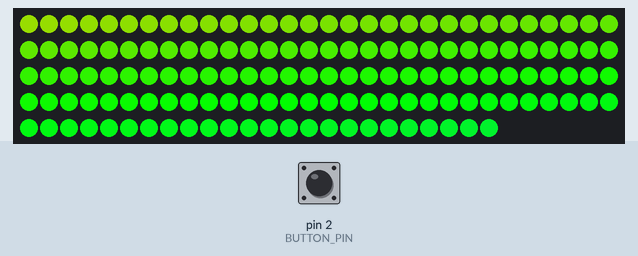
Bench run of a sketch on a simulated Arduino Uno, built with avr-gcc and run on an emulated ATmega328P. Parts: 144 RGB LEDs in strip order, left to right, continuing on the next row. The inputs (shaded band) are chosen by the test bench; at power-on: pin 2 (BUTTON_PIN) LOW.

Above: at 1.2 s.
1.3 s: pin 2 (BUTTON_PIN) pulled HIGH for 0.15 s
At 1.66 s:
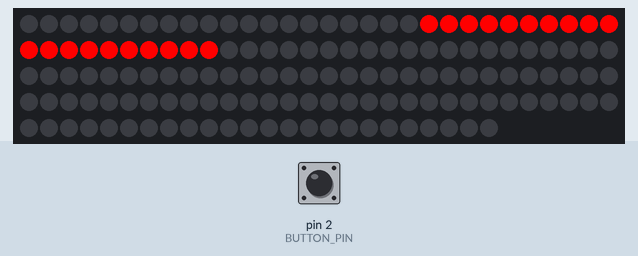
2.0 s: pin 2 (BUTTON_PIN) pulled HIGH for 1 s
At 4.8 s:
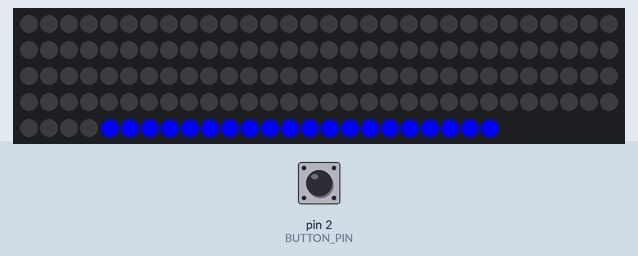
Timing chart, 0 to 6.3 s (numbered marks = the images above; inputs shaded):
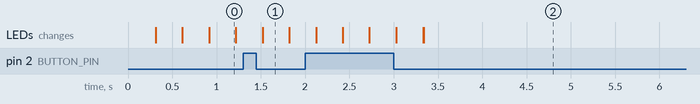

Measured:
- after the input at 1.3 s, the LEDs: change after 0.22 s (image 1)
- after the input at 2.0 s, the LEDs: first change after 0.12 s (image 2 shows a later state)

The sketch:

led_cart.ino
```cpp
#include <Arduino.h>
#include <inttypes.h>
#include <FastLED.h>

// pushbutton to swich modes
#define BUTTON_PIN 2

// 1M of a 144LED/M led strip
#define LED_DATA_PIN A0
#define NUM_LEDS 144
CRGB leds[NUM_LEDS];

// light and color modes and switching mechanisms
#include "modes.h"

// check mode change button for input
// ret - true if mode changed, else false
bool chkin(){
  // don't want repeated triggering
  static bool changeable = true;
  if (changeable && digitalRead(BUTTON_PIN)) {
    // if triggered change modes and disable trigger
    changeable = false;
    mode::next();
    return true;
  } else if (!changeable && !digitalRead(BUTTON_PIN)) {
    // if trigger disabled and they arent pressing btn, re-enable
    changeable = true;
  }
  return false;
}

// run once at startup
void setup(){
  // pushbutton to switch modes
  pinMode(BUTTON_PIN, INPUT);

  // link the colors to the LEDs
  FastLED.addLeds <WS2812B, LED_DATA_PIN, GRB>(leds, NUM_LEDS);

}

// looped repeatedly forever
void loop(){
  // check input
  chkin();

  // run light pattern
  mode::run();

  // apply the colors
  FastLED.show();
}
```

modes.h
```cpp
#ifndef MODES_H
#define MODES_H


// rainbow colors
namespace mode0 {

  // cycle through the rainbow
  inline void cycle3(uint8_t& v0, uint8_t& v1, uint8_t& v2, uint8_t& curHi){
    // shift values
    if (curHi == 0) {
      v0--; v1++;
    } else if (curHi == 1) {
      v1--; v2++;
    } else if (curHi == 2) {
      v2--; v0++;
    }

    // allign curhi
    if (v0 <= 0 && curHi == 0)
      curHi = 1;
    else if (v1 <= 0 && curHi == 1)
      curHi = 2;
    else if (v2 <= 0 && curHi == 2)
      curHi = 0;
  }
  struct {
    unsigned int offset : 24;
    uint8_t curHi : 8;
  } rainbow;

  void init(){
    rainbow.offset = 0;
  }
  void periodic(){
    // initialize the rainbow
    uint8_t r = 255, g = 0, b = 0;
    rainbow.curHi = 0;

    // shift the rainbow
    for (int i = 0; i < rainbow.offset; i++) {
      if (rainbow.curHi == 0) {
        r--; g++;
      } else if (rainbow.curHi == 1) {
        g--; b++;
      } else if (rainbow.curHi == 2) {
        b--; r++;
      }

      // allign curhi
      if (r <= 0 && rainbow.curHi == 0)
        rainbow.curHi = 1;
      else if (g <= 0 && rainbow.curHi == 1)
        rainbow.curHi = 2;
      else if (b <= 0 && rainbow.curHi == 2)
        rainbow.curHi = 0;
    }

    // set the colors
    for (int i = 0; i < NUM_LEDS; i++) {
      leds[i] = CRGB(r, g, b);
      if (rainbow.curHi == 0) {
        r--; g++;
      } else if (rainbow.curHi == 1) {
        g--; b++;
      } else if (rainbow.curHi == 2) {
        b--; r++;
      }

      // allign curhi
      if (r <= 0 && rainbow.curHi == 0)
        rainbow.curHi = 1;
      else if (g <= 0 && rainbow.curHi == 1)
        rainbow.curHi = 2;
      else if (b <= 0 && rainbow.curHi == 2)
        rainbow.curHi = 0;
    }
    rainbow.offset++;
  }
}

// red mode (red alliance)
namespace mode1 {
  bool goingRight;
  uint16_t curLED;

  void init(){
    goingRight = true;
    curLED = 0;
  }
  void periodic(){

    size_t i = curLED;

    if (goingRight) {

      if (curLED < 20)
        curLED += 20;

      for (; i > 0 && curLED - i < 20; i--)
        leds[i] = CRGB(255, 0, 0);
      leds[i] = CRGB::Black;

      // switch directions
      if (++curLED == NUM_LEDS)
        goingRight = false;
    } else {
      if (curLED > NUM_LEDS - 20)
        curLED -= 20;

      for (; i < NUM_LEDS - 1 && i - curLED < 20; i++)
        leds[i] = CRGB(255, 0, 0);
      leds[i] = CRGB::Black;

      // move (and possibly switch directions)
      if (--curLED == 0)
        goingRight = true;
    }

    delay(5);
  }

}

// blue mode (blue alliance)
namespace mode2 {
  bool goingRight;
  uint16_t curLED;

  void init(){
    goingRight = true;
    curLED = 0;
  }
  void periodic(){

    size_t i = curLED;

    if (goingRight) {

      if (curLED < 20)
        curLED += 20;

      // print tail
      for (; i > 0 && curLED - i < 20; i--)
        leds[i] = CRGB(0, 0, 255);

      // end tail
      leds[i] = CRGB::Black;

      // switch directions
      if (++curLED == NUM_LEDS)
        goingRight = false;

    } else {
      // don't pause at edges
      if (curLED > NUM_LEDS - 20)
        curLED -= 20;

      // print tail
      for (; i < NUM_LEDS - 1 && i - curLED < 20; i++)
        leds[i] = CRGB(0, 0, 255);

      // end tail
      leds[i] = CRGB::Black;

      // move (and possibly switch directions)
      if (--curLED == 0)
        goingRight = true;

    }

    delay(5);
  }

}

// do nothing
namespace mode3 {
  void init(){}
  void periodic(){
    delay(25);
  }
}

;;;;;;;;;;;;;;;;;;;;;;;;;;;;;;;;;;;;;;;;;;;;;;;;;;;;;;;;;;;;;;;

// we have 3 modes
#define NUM_MODES 4

// mode related stuff
namespace mode {

  // current mode
  uint8_t modeNum = 0;

  // switch modes
  void next(){
    // reset LEDs
    for (int i = 0; i < NUM_LEDS; i++)
      leds[i] = CRGB::Black;

    // change mode number
    if (++modeNum == NUM_MODES)
      modeNum = 0;

    // initialize mode
    switch (modeNum) {
      case 0: mode0::init(); break;
      case 1: mode1::init(); break;
      case 2: mode2::init(); break;
      case 3: mode3::init(); break;
    }
  }

  // run current mode
  void run(){
    switch (modeNum) {
      case 0: mode0::periodic(); break;
      case 1: mode1::periodic(); break;
      case 2: mode2::periodic(); break;
      case 3: mode3::periodic(); break;
    }
  }

}


#endif
```
